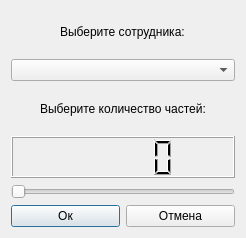
<?xml version="1.0" encoding="UTF-8"?>
<ui version="4.0">
 <class>Dialog</class>
 <widget class="QDialog" name="Dialog">
  <property name="geometry">
   <rect>
    <x>0</x>
    <y>0</y>
    <width>246</width>
    <height>238</height>
   </rect>
  </property>
  <property name="windowTitle">
   <string>Введите количестов частей</string>
  </property>
  <layout class="QVBoxLayout" name="verticalLayout">
   <item alignment="Qt::AlignHCenter">
    <widget class="QLabel" name="label">
     <property name="text">
      <string>Выберите сотрудника:</string>
     </property>
    </widget>
   </item>
   <item>
    <widget class="QComboBox" name="comboBoxEmployee"/>
   </item>
   <item alignment="Qt::AlignHCenter">
    <widget class="QLabel" name="label_2">
     <property name="text">
      <string>Выберите количество частей:</string>
     </property>
    </widget>
   </item>
   <item>
    <widget class="QLCDNumber" name="lcdNumberNRest"/>
   </item>
   <item>
    <widget class="QSlider" name="horizontalSliderNumRests">
     <property name="minimum">
      <number>1</number>
     </property>
     <property name="maximum">
      <number>6</number>
     </property>
     <property name="orientation">
      <enum>Qt::Horizontal</enum>
     </property>
    </widget>
   </item>
   <item>
    <layout class="QHBoxLayout" name="horizontalLayout">
     <item>
      <widget class="QPushButton" name="pushButtonOk">
       <property name="text">
        <string>Ок</string>
       </property>
      </widget>
     </item>
     <item>
      <widget class="QPushButton" name="pushButtonCancel">
       <property name="text">
        <string>Отмена</string>
       </property>
      </widget>
     </item>
    </layout>
   </item>
  </layout>
 </widget>
 <resources/>
 <connections/>
</ui>
